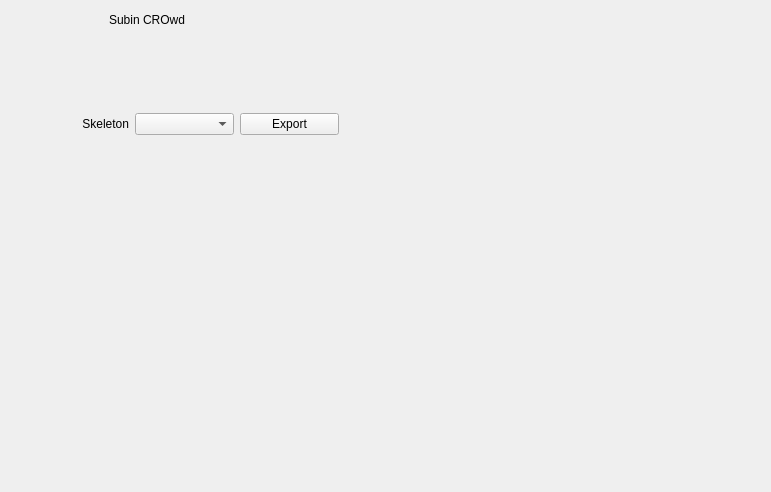
<?xml version="1.0" encoding="UTF-8"?>
<ui version="4.0">
 <class>MainWindow</class>
 <widget class="QMainWindow" name="MainWindow">
  <property name="geometry">
   <rect>
    <x>0</x>
    <y>0</y>
    <width>771</width>
    <height>492</height>
   </rect>
  </property>
  <property name="windowTitle">
   <string>MainWindow</string>
  </property>
  <widget class="QWidget" name="centralwidget">
   <widget class="QLabel" name="label">
    <property name="geometry">
     <rect>
      <x>4</x>
      <y>4</y>
      <width>181</width>
      <height>32</height>
     </rect>
    </property>
    <property name="styleSheet">
     <string notr="true">font: 20pt &quot;Sans Serif&quot;;</string>
    </property>
    <property name="text">
     <string>Subin CROwd</string>
    </property>
    <property name="alignment">
     <set>Qt::AlignRight|Qt::AlignTrailing|Qt::AlignVCenter</set>
    </property>
   </widget>
   <widget class="QWidget" name="">
    <property name="geometry">
     <rect>
      <x>30</x>
      <y>110</y>
      <width>309</width>
      <height>28</height>
     </rect>
    </property>
    <layout class="QHBoxLayout" name="horizontalLayout">
     <item>
      <widget class="QLabel" name="label_2">
       <property name="text">
        <string>Skeleton</string>
       </property>
       <property name="alignment">
        <set>Qt::AlignRight|Qt::AlignTrailing|Qt::AlignVCenter</set>
       </property>
      </widget>
     </item>
     <item>
      <widget class="QComboBox" name="comboBox"/>
     </item>
     <item>
      <widget class="QPushButton" name="pushButton_2">
       <property name="text">
        <string>Export</string>
       </property>
      </widget>
     </item>
    </layout>
   </widget>
   <zorder>label</zorder>
   <zorder>comboBox</zorder>
   <zorder>label_2</zorder>
   <zorder>pushButton</zorder>
   <zorder>label_2</zorder>
  </widget>
  <widget class="QMenuBar" name="menubar">
   <property name="geometry">
    <rect>
     <x>0</x>
     <y>0</y>
     <width>771</width>
     <height>23</height>
    </rect>
   </property>
  </widget>
 </widget>
 <resources/>
 <connections/>
</ui>
